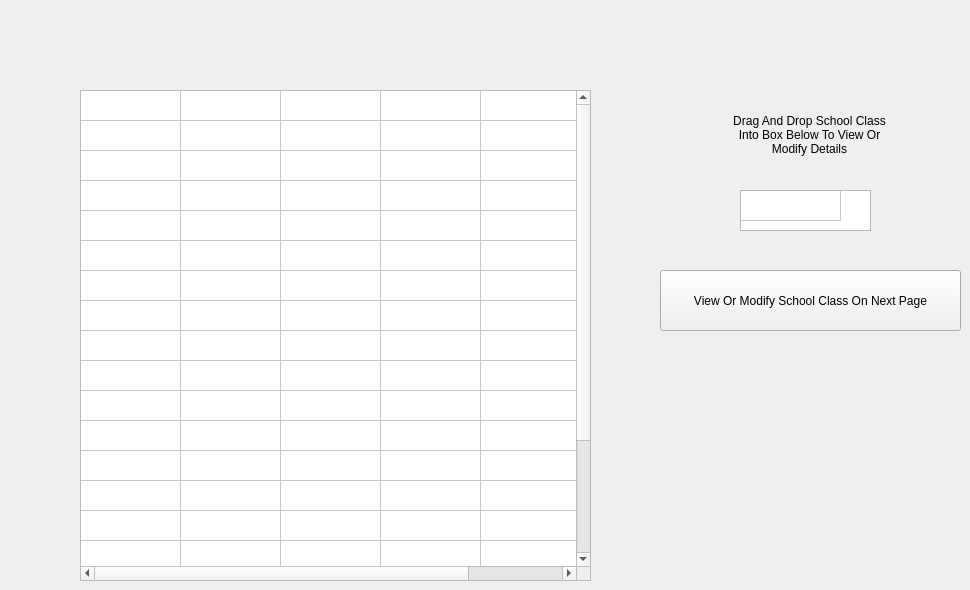
      <widget class="QWidget" name="tab_15">
       <attribute name="title">
        <string>School Classes Bank</string>
       </attribute>
       <widget class="QTableWidget" name="tableWidget">
        <property name="geometry">
         <rect>
          <x>80</x>
          <y>90</y>
          <width>511</width>
          <height>491</height>
         </rect>
        </property>
        <property name="editTriggers">
         <set>QAbstractItemView::NoEditTriggers</set>
        </property>
        <property name="dragEnabled">
         <bool>true</bool>
        </property>
        <property name="dragDropMode">
         <enum>QAbstractItemView::DragOnly</enum>
        </property>
        <property name="rowCount">
         <number>20</number>
        </property>
        <property name="columnCount">
         <number>5</number>
        </property>
        <attribute name="horizontalHeaderVisible">
         <bool>false</bool>
        </attribute>
        <attribute name="verticalHeaderVisible">
         <bool>false</bool>
        </attribute>
        <row/>
        <row/>
        <row/>
        <row/>
        <row/>
        <row/>
        <row/>
        <row/>
        <row/>
        <row/>
        <row/>
        <row/>
        <row/>
        <row/>
        <row/>
        <row/>
        <row/>
        <row/>
        <row/>
        <row/>
        <column/>
        <column/>
        <column/>
        <column/>
        <column/>
       </widget>
       <widget class="QLabel" name="label_34">
        <property name="geometry">
         <rect>
          <x>730</x>
          <y>110</y>
          <width>159</width>
          <height>50</height>
         </rect>
        </property>
        <property name="minimumSize">
         <size>
          <width>0</width>
          <height>50</height>
         </size>
        </property>
        <property name="text">
         <string>Drag And Drop School Class Into Box Below To View Or Modify Details</string>
        </property>
        <property name="alignment">
         <set>Qt::AlignCenter</set>
        </property>
        <property name="wordWrap">
         <bool>true</bool>
        </property>
       </widget>
       <widget class="QTableWidget" name="tableWidget_8">
        <property name="geometry">
         <rect>
          <x>740</x>
          <y>190</y>
          <width>131</width>
          <height>41</height>
         </rect>
        </property>
        <property name="acceptDrops">
         <bool>true</bool>
        </property>
        <property name="editTriggers">
         <set>QAbstractItemView::NoEditTriggers</set>
        </property>
        <property name="dragDropMode">
         <enum>QAbstractItemView::DropOnly</enum>
        </property>
        <property name="rowCount">
         <number>1</number>
        </property>
        <property name="columnCount">
         <number>1</number>
        </property>
        <attribute name="horizontalHeaderVisible">
         <bool>false</bool>
        </attribute>
        <attribute name="verticalHeaderVisible">
         <bool>false</bool>
        </attribute>
        <row/>
        <column/>
       </widget>
       <widget class="QPushButton" name="pushButton_7">
        <property name="geometry">
         <rect>
          <x>660</x>
          <y>270</y>
          <width>301</width>
          <height>61</height>
         </rect>
        </property>
        <property name="minimumSize">
         <size>
          <width>200</width>
          <height>50</height>
         </size>
        </property>
        <property name="text">
         <string>View Or Modify School Class On Next Page</string>
        </property>
       </widget>
       <widget class="QLabel" name="label_35">
        <property name="geometry">
         <rect>
          <x>720</x>
          <y>350</y>
          <width>181</width>
          <height>50</height>
         </rect>
        </property>
        <property name="minimumSize">
         <size>
          <width>100</width>
          <height>50</height>
         </size>
        </property>
        <property name="text">
         <string/>
        </property>
       </widget>
      </widget>
